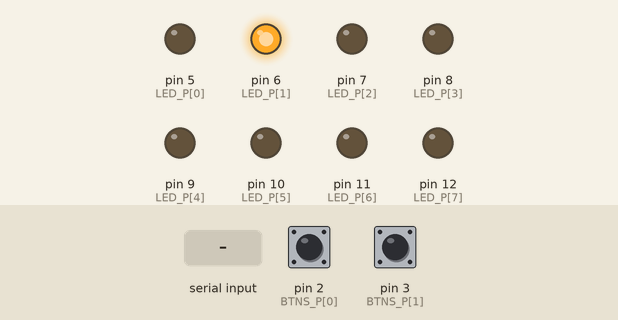
Bench run of a sketch on a simulated Arduino Uno, built with avr-gcc and run on an emulated ATmega328P. Parts: output pins drawn as LEDs (lit = HIGH). Dashed ring = blinking. The inputs (shaded band) are chosen by the test bench; at power-on: pin 3 (BTNS_P[1]) LOW, pin 2 (BTNS_P[0]) LOW. What the sketch prints to the serial monitor is not drawn.

Above: at 1.2 s.
1.3 s: pin 3 (BTNS_P[1]) pulled HIGH for 0.15 s
At 2.6 s:
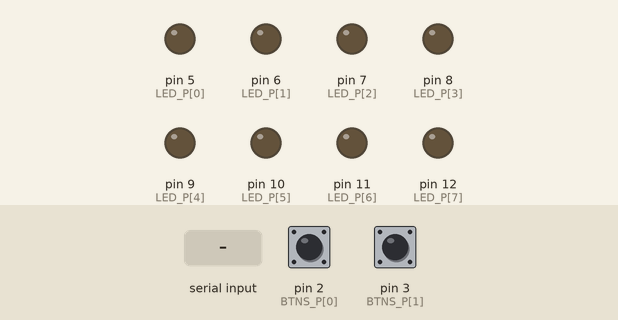
2.9 s: "A" received over Serial
At 5.1 s:
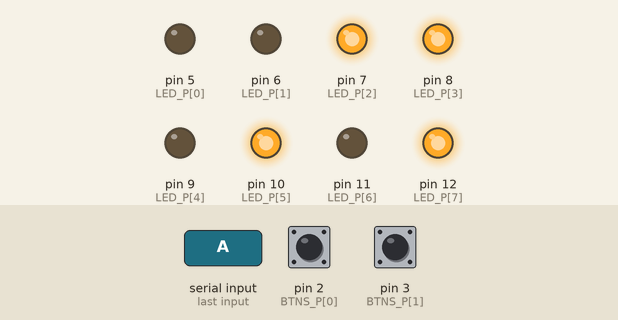
5.4 s: pin 3 (BTNS_P[1]) pulled HIGH for 1 s
At 7.1 s:
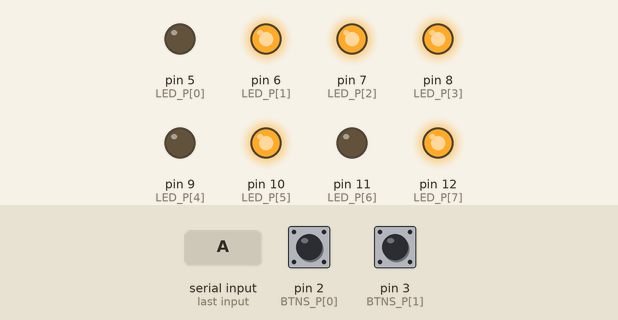
7.9 s: pin 3 (BTNS_P[1]) pulled HIGH for 3.2 s
At 11.9 s:
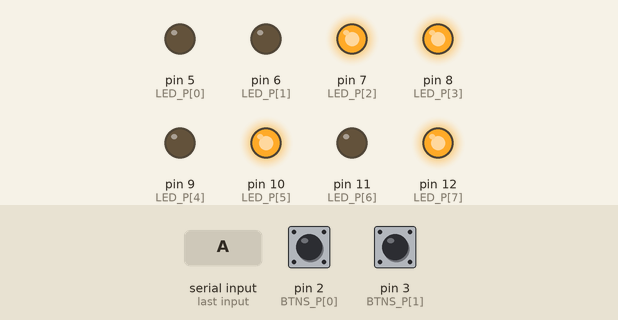
12.6 s: pin 3 (BTNS_P[1]) pulsed HIGH 5 times (0.12 s each, 0.3 s apart)
At 12.87 s:
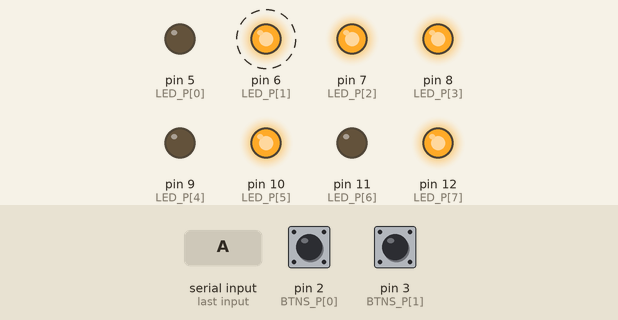
15.6 s: pin 3 (BTNS_P[1]) pulsed HIGH 5 times (0.12 s each, 0.3 s apart)
At 18.3 s:
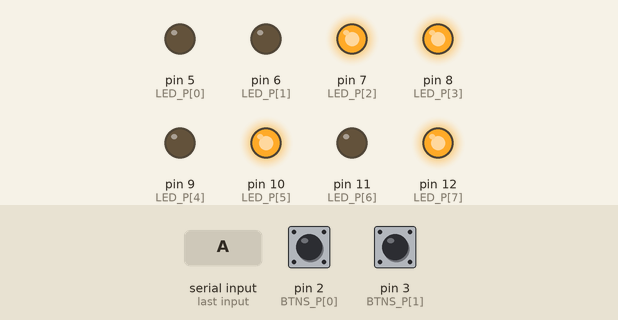
Timing chart, 0 to 19.6 s (numbered marks = the images above; inputs shaded):
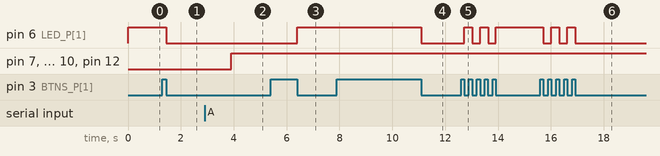

Measured:
- after the input at 1.3 s, pin 6 (LED_P[1]): HIGH → LOW after 0.15 s
- after the input at 2.9 s, pin 7 (LED_P[2]), pin 8 (LED_P[3]), pin 10 (LED_P[5]), pin 12 (LED_P[7]): LOW → HIGH after 1.0 s
- after the input at 5.4 s, pin 6 (LED_P[1]): LOW → HIGH after 1.0 s
- after the input at 7.9 s, pin 6 (LED_P[1]): HIGH → LOW after 3.2 s
- after the input at 12.6 s, pin 6 (LED_P[1]): alternates HIGH for 0.30 s and LOW for 0.30 s, 5 changes in all, then stays HIGH, starting after 0.12 s
- after the input at 15.6 s, pin 6 (LED_P[1]): alternates HIGH for 0.30 s and LOW for 0.30 s, 5 changes in all, then stays LOW, starting after 0.12 s

The sketch:

avr.ino
```cpp
#include "led.h"
#include "button.h"
#include "bluetooth.h""

void setup(void) {
  InitButton();
  InitLED();
  InitBluetooth();
}

void loop(void) {
  LoopButton();
  LoopLED();
  LoopBluetooth();

  static uint8_t index = 0;

  if (button[0].status == PRESS)
    index = (index + 1) % 8;

  if (button[1].status == PRESS)
    led = led ^ (1 << index);

  delay(1);
}
```

bluetooth.h
```cpp
#ifndef _BLUETOOTH_H_
#define _BLUETOOTH_H_

bool isUpdate = false;

void BluetoothRead(void) {
  uint8_t buffer[2], cmd, data;

  Serial.readBytes(buffer, 2);

  cmd  = buffer[0];
  data = buffer[1];

  switch (cmd) {
    case 'A' : {
      led = data;
      break;
    }
    case 'B' : {

      break;
    }
    case 'C' : {

      break;
    }
    case 'D' : {

      break;
    }
    case 'Z' : {
      isUpdate = true;
      break;
    }
  }
}

void BluetoothWrite(void) {
  static uint8_t pre_led = led;

  uint8_t data[2] = {};

  if (isUpdate || pre_led != led) {
    pre_led = led;

    data[0] = 'A';
    data[1] = led;

    Serial.write(data, 2);
  }

  isUpdate = false;
};

void InitBluetooth(void) {
  Serial.begin(9600);
}

void LoopBluetooth(void) {

  if (Serial.available())
    BluetoothRead();

  BluetoothWrite();

}

#endif
```

button.h
```cpp
#ifndef _BUTTON_H_
#define _BUTTON_H_

const uint8_t BTNS_N   = 2 ;
const uint8_t BTNS_P[] = { 2, 3 } ;

enum status_e { IDLE, PRESS, HOLD, RELEASE };

struct button_s { uint16_t holdTime; uint8_t  status; };

button_s button[BTNS_N];

void InitButton(void) {
  uint8_t i;
  for (i = 0; i < BTNS_N; i++) pinMode(BTNS_P[i], INPUT);
}

void LoopButton(void) {
  uint8_t i, btnRead;

  for (i = 0; i < BTNS_N; i++) {
    btnRead = digitalRead(BTNS_P[i]);
    switch(button[i].status) {
      // IDLE
      case IDLE : {
        button[i].status = btnRead ? button[i].status : PRESS ;
        break;
      }
      // PRESS
      case PRESS: {
        button[i].status = HOLD;
        break;
      }
      // HOLD
      case HOLD: {
        button[i].status = btnRead ? RELEASE : button[i].status;
        button[i].holdTime = btnRead ? 0 : button[i].holdTime + 1;
        break;
      }
      // RELEASE
      case RELEASE: {
        button[i].status = IDLE;
        break;
      }
    }
  }
}

#endif
```

led.h
```cpp
#ifndef _LED_H_
#define _LED_H_

const uint8_t LED_N = 8;
const uint8_t LED_P[] = { 5, 6, 7, 8, 9, 10, 11, 12 };

uint8_t led = 0x00;

void InitLED(void) {
  for (uint8_t i = 0; i < LED_N; i++)
    pinMode(LED_P[i], OUTPUT);
}

void LoopLED(void) {
  for (uint8_t i = 0; i < LED_N; i++)
    digitalWrite(LED_P[i], (led >> i) & 1);
}

#endif
```
